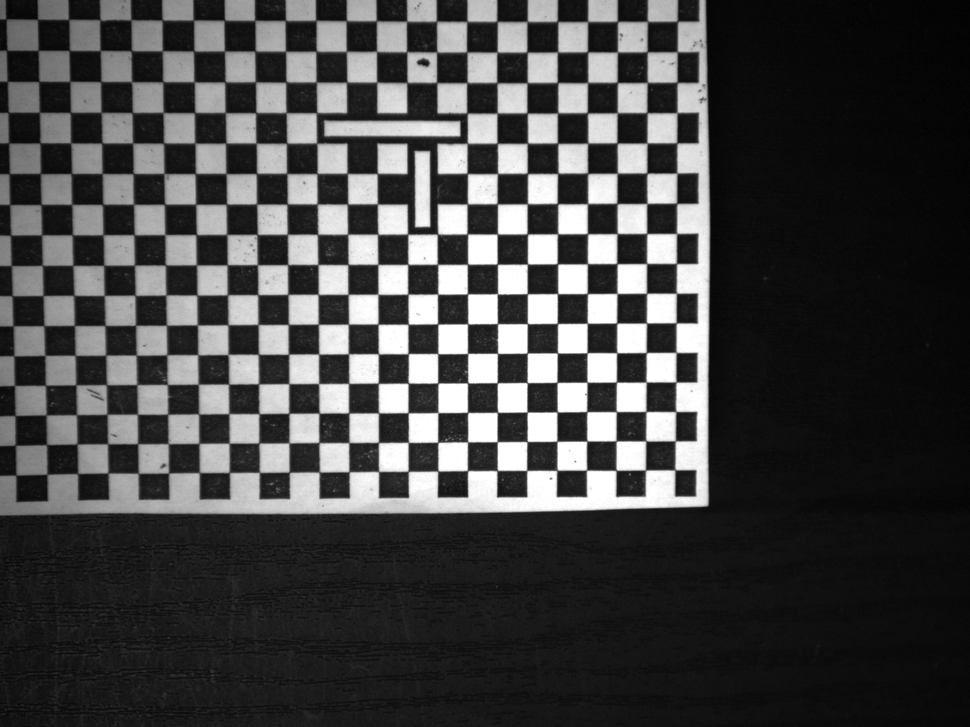
#> input picture data/5 MM Paper Calibration Imgs/CalibGrid5mmPaper00000.BMP, 970 x 727 px, shrunk from 1600 x 1200 before the run
$ python -i calibration.py   (imports and definitions only)
#> lines starting #> are read from the running program, lines starting #| are printed output that depends on the picture; after the words box and inside, x2 and y2 are one past the last pixel; in counts of white or black regions, pixels touching at a corner belong together
#> further down, picture is the input picture: shape (727, 970, 3); min 0, max 255, mean 68.9
"""Camera calibration utilities for accurate measurements and distortion correction."""

import os
import json
import logging
import cv2
import numpy as np
from typing import List, Tuple, Optional, Dict
from dataclasses import dataclass

import streamlit as st

logger = logging.getLogger(__name__)


@dataclass
class CalibrationResult:
    """Camera calibration result container."""

    camera_matrix: np.ndarray
    distortion_coefficients: np.ndarray
    rotation_vectors: List[np.ndarray]
    translation_vectors: List[np.ndarray]
    reprojection_error: float
    image_size: Tuple[int, int]
    pixels_per_mm: Optional[float] = None
    calibration_date: Optional[str] = None


class CameraCalibrator:
    """Camera calibration class for Basler cameras in top-down configuration."""

    def __init__(self):
        self.calibration_images = []
        self.calibration_result = None
        self.chessboard_size = (5, 8)  # Default chessboard pattern
        self.square_size_mm = 25.0  # Default square size in mm
        self.origin_point = None  # Store the origin point
        self.pattern_rows = 5
        self.pattern_cols = 8
        self.square_size = 25.0

    # [11 lines left out: function set_chessboard_pattern, not called in this run]

    def _preprocess_image_for_detection(self, image: np.ndarray) -> List[np.ndarray]:
        """Preprocess image with multiple techniques to improve corner detection."""
        if len(image.shape) == 3:
            gray = cv2.cvtColor(image, cv2.COLOR_BGR2GRAY)
        else:
            gray = image.copy()

        # Create multiple preprocessed versions
        processed_images = []

        # 1. Original grayscale
        processed_images.append(gray)

        # 2. Gaussian blur to reduce noise
        blurred = cv2.GaussianBlur(gray, (5, 5), 0)
        processed_images.append(blurred)

        # 3. Histogram equalization for better contrast
        equalized = cv2.equalizeHist(gray)
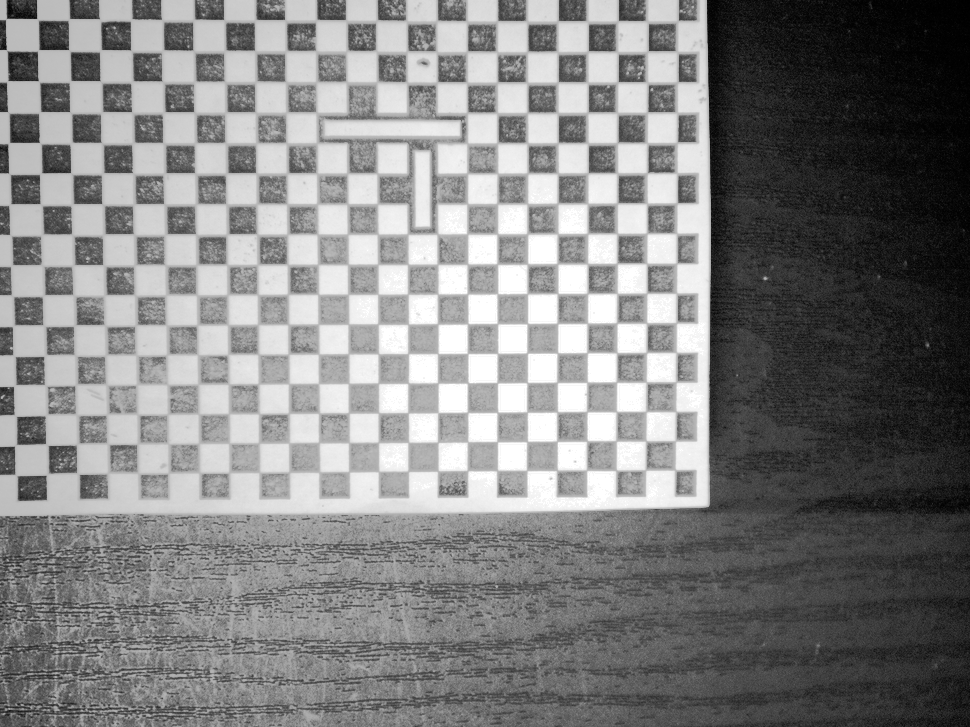
#> equalized: shape (727, 970); min 0, max 255, mean 129.6
        processed_images.append(equalized)

        # 4. CLAHE (Contrast Limited Adaptive Histogram Equalization)
        clahe = cv2.createCLAHE(clipLimit=2.0, tileGridSize=(8, 8))
        clahe_enhanced = clahe.apply(gray)
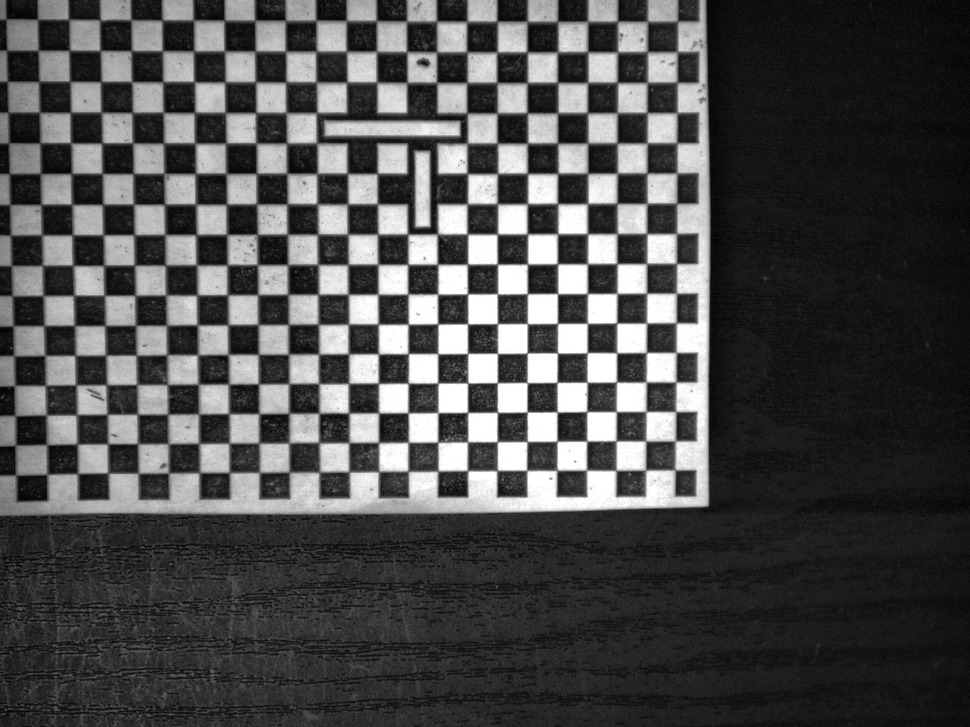
#> clahe_enhanced: shape (727, 970); min 1, max 255, mean 76.9
        processed_images.append(clahe_enhanced)

        # 5. Morphological operations to clean up
        kernel = np.ones((3, 3), np.uint8)
        morph_close = cv2.morphologyEx(gray, cv2.MORPH_CLOSE, kernel)
        processed_images.append(morph_close)

        # 6. Bilateral filter for edge preservation
        bilateral = cv2.bilateralFilter(gray, 9, 75, 75)
        processed_images.append(bilateral)

        return processed_images

    # [276 lines left out: functions add_calibration_image, _validate_corners, calibrate_camera, _calculate_pixels_per_mm, undistort_image, pixel_to_world_coordinates, not called in this run]

    def draw_chessboard_pattern(
        self,
        image: np.ndarray,
        draw_axes: bool = True,
        draw_cube: bool = False,
        draw_camera_frame: bool = False,
    ) -> np.ndarray:
        """
        Draw the detected chessboard pattern with enhanced visualization INCLUDING ORIGIN.
        """
        # Get multiple preprocessed versions of the image
        processed_images = self._preprocess_image_for_detection(image)
#> processed_images = 6 items

        result_image = image.copy()
        corners = None
        detection_info = "No chessboard detected"

        # Try to detect with the same robust method
        flag_combinations = [
            cv2.CALIB_CB_ADAPTIVE_THRESH + cv2.CALIB_CB_NORMALIZE_IMAGE,
            cv2.CALIB_CB_ADAPTIVE_THRESH
            + cv2.CALIB_CB_NORMALIZE_IMAGE
            + cv2.CALIB_CB_FILTER_QUADS,
            cv2.CALIB_CB_ADAPTIVE_THRESH,
            0,
        ]

        for i, proc_img in enumerate(processed_images):
            for j, flags in enumerate(flag_combinations):
                try:
                    ret, temp_corners = cv2.findChessboardCorners(
                        proc_img, self.chessboard_size, flags=flags
                    )

                    if ret:
                        # Refine corners like in OpenCV tutorial
                        criteria = (
                            cv2.TERM_CRITERIA_EPS + cv2.TERM_CRITERIA_MAX_ITER,
                            30,
                            0.001,
                        )
                        corners = cv2.cornerSubPix(
                            proc_img, temp_corners, (11, 11), (-1, -1), criteria
                        )
                        detection_info = f"Detected (Method {i}.{j})"
                        break
                except:
                    continue
            if corners is not None:
                break
#> this loop made 6 passes

        if corners is not None:
            # Draw chessboard corners - matching OpenCV tutorial
            cv2.drawChessboardCorners(result_image, self.chessboard_size, corners, True)

            # CRITICAL: Draw the origin point (first corner) prominently
            origin_point = tuple(corners[0].ravel().astype(int))

            # Draw large yellow circle for origin
            cv2.circle(result_image, origin_point, 12, (0, 255, 255), -1)  # Yellow filled circle
            cv2.circle(result_image, origin_point, 12, (0, 0, 0), 2)        # Black border

            # Draw origin label
            cv2.putText(
                result_image, "ORIGIN",
                (origin_point[0] - 30, origin_point[1] - 20),
                cv2.FONT_HERSHEY_SIMPLEX, 0.7, (0, 255, 255), 2
            )
            cv2.putText(
                result_image, "(0,0)",
                (origin_point[0] - 20, origin_point[1] + 30),
                cv2.FONT_HERSHEY_SIMPLEX, 0.6, (0, 255, 255), 2
            )

            # Draw simple coordinate axes from origin
            axis_length = 80
            # X-axis (Red arrow)
            cv2.arrowedLine(
                result_image, origin_point,
                (origin_point[0] + axis_length, origin_point[1]),
                (0, 0, 255), 3, tipLength=0.1
            )
            # Y-axis (Green arrow)
            cv2.arrowedLine(
                result_image, origin_point,
                (origin_point[0], origin_point[1] + axis_length),
                (0, 255, 0), 3, tipLength=0.1
            )

            # Axis labels
            cv2.putText(
                result_image, "X",
                (origin_point[0] + axis_length + 10, origin_point[1] + 5),
                cv2.FONT_HERSHEY_SIMPLEX, 0.8, (0, 0, 255), 2
            )
            cv2.putText(
                result_image, "Y",
                (origin_point[0] - 10, origin_point[1] + axis_length + 20),
                cv2.FONT_HERSHEY_SIMPLEX, 0.8, (0, 255, 0), 2
            )

            # Show origin coordinates
            detection_info += f" - Origin: {origin_point}"

            # Draw coordinate axes if calibration is available and requested
            if draw_axes and self.calibration_result is not None:
                self._draw_coordinate_axes(result_image, corners, processed_images[0])

            # Draw 3D cube if requested and calibration is available
            if draw_cube and self.calibration_result is not None:
                self._draw_3d_cube(result_image, corners, processed_images[0])

            if draw_camera_frame:
                self._draw_camera_pinhole_frame(
                    result_image, corners, processed_images[0]
                )

            # Validate corners and show quality
            is_valid = self._validate_corners(corners, processed_images[0].shape)
            quality_text = "✓ Good Quality" if is_valid else "⚠ Poor Quality"
            detection_info += f" - {quality_text}"

            # Show if this is the stored origin
            if self.origin_point and tuple(self.origin_point) == origin_point:
                cv2.putText(
                    result_image, "SAVED ORIGIN",
                    (origin_point[0] - 40, origin_point[1] - 40),
                    cv2.FONT_HERSHEY_SIMPLEX, 0.5, (0, 255, 0), 2
                )

        # Add comprehensive info text
        info_texts = [detection_info]

        if self.calibration_result:
            info_texts.extend(
                [
                    f"Calibrated: ✓",
                    f"Error: {self.calibration_result.reprojection_error:.3f}",
                    f"Scale: {self.calibration_result.pixels_per_mm:.2f} px/mm",
                ]
            )

        # Show stored origin info
        if self.origin_point:
            info_texts.append(f"Stored Origin: {self.origin_point}")

        # Draw pattern info
        info_texts.append(
            f"Pattern: {self.chessboard_size[0]}×{self.chessboard_size[1]}"
        )
        info_texts.append(f"Square: {self.square_size_mm}mm")

        for i, text in enumerate(info_texts):
            color = (
                (0, 255, 0)
                if "✓" in text
                else (0, 165, 255) if "⚠" in text else (255, 255, 255)
            )
            cv2.putText(
                result_image,
                text,
                (10, 30 + i * 25),
                cv2.FONT_HERSHEY_SIMPLEX,
                0.6,
                color,
                2,
            )
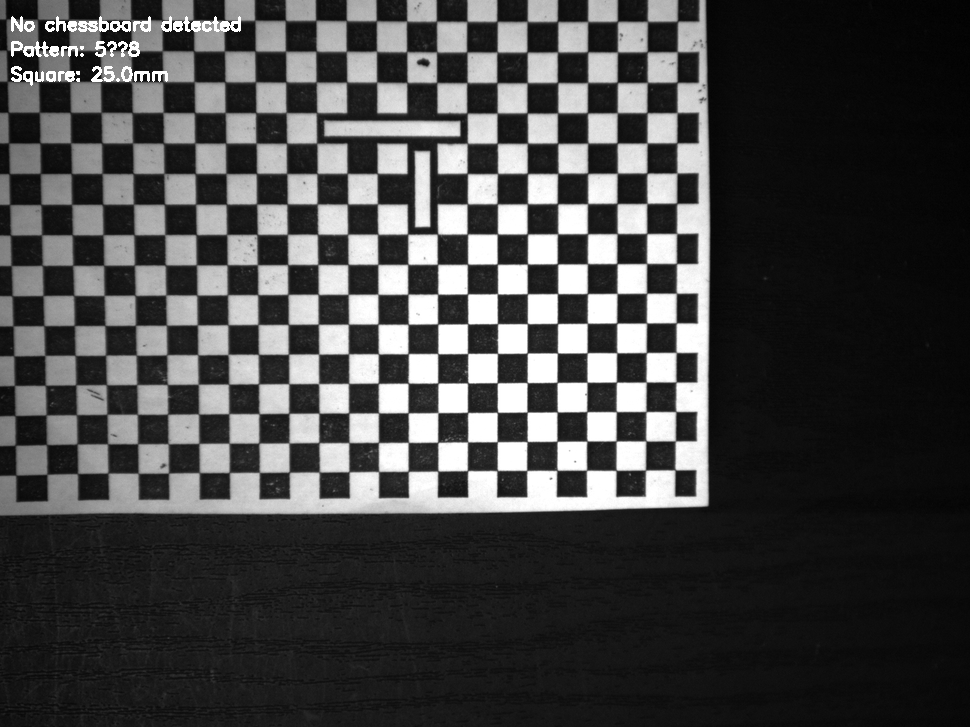
#> result_image: shape (727, 970, 3); 0.51% of pixels changed, all inside (x1, y1, x2, y2) = (11, 16, 241, 86)

        return result_image

    # [537 lines left out: functions visualize_calibration, draw_origin_on_image, save_calibration, load_calibration, save_calibration_with_origin, load_calibration_with_origin and 8 more, not called in this run]

        # ...rest of existing code...

>>> import cv2
>>> picture = cv2.imread('../../data/5 MM Paper Calibration Imgs/CalibGrid5mmPaper00000.BMP')
>>> result = CameraCalibrator().draw_chessboard_pattern(picture)

$ run again, on data/5 MM Paper Calibration Imgs/CalibGrid5mmPaper00002.BMP
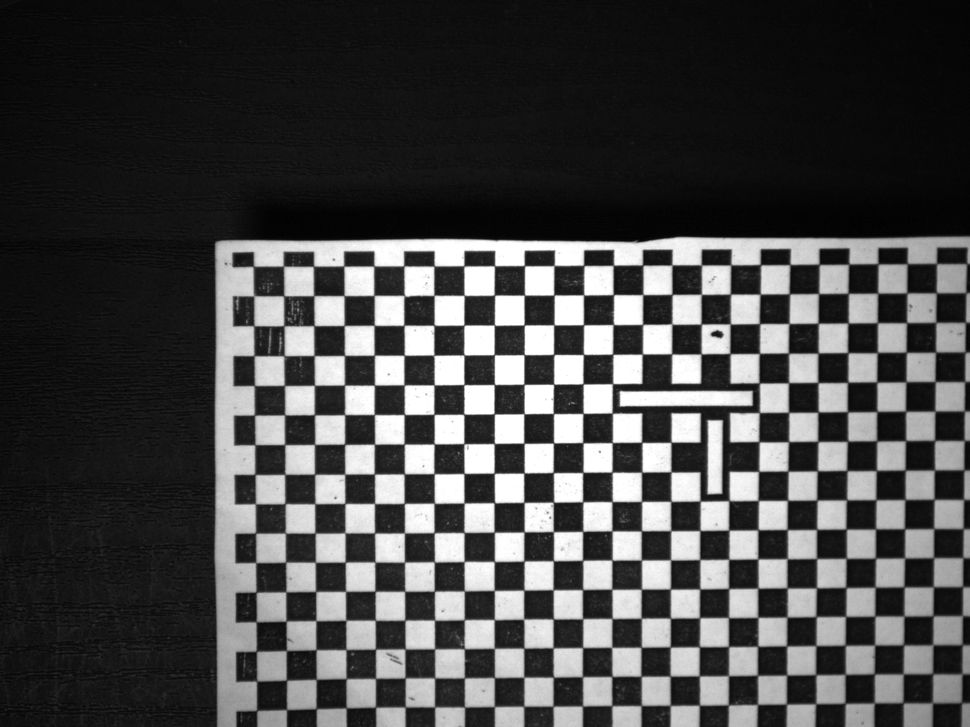
#> input picture data/5 MM Paper Calibration Imgs/CalibGrid5mmPaper00002.BMP, 970 x 727 px, shrunk from 1600 x 1200 before the run
#> picture is the input picture: shape (727, 970, 3); min 0, max 255, mean 72.1
#> in _preprocess_image_for_detection, `equalized = cv2.equalizeHist(gray)`:
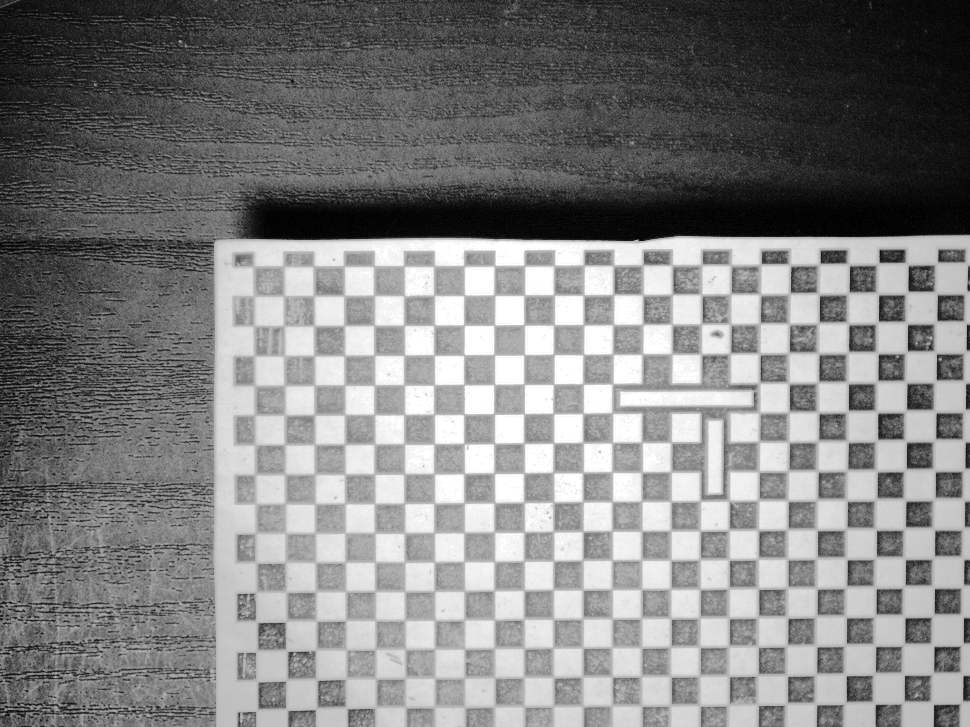
#> equalized: shape (727, 970); min 0, max 255, mean 129.7
#> processed_images = 6 items
#> the loop in draw_chessboard_pattern, `for i, proc_img in enumerate(processed_images):` made 6 passes
#> after the loop in draw_chessboard_pattern, `for i, text in enumerate(info_texts):`:
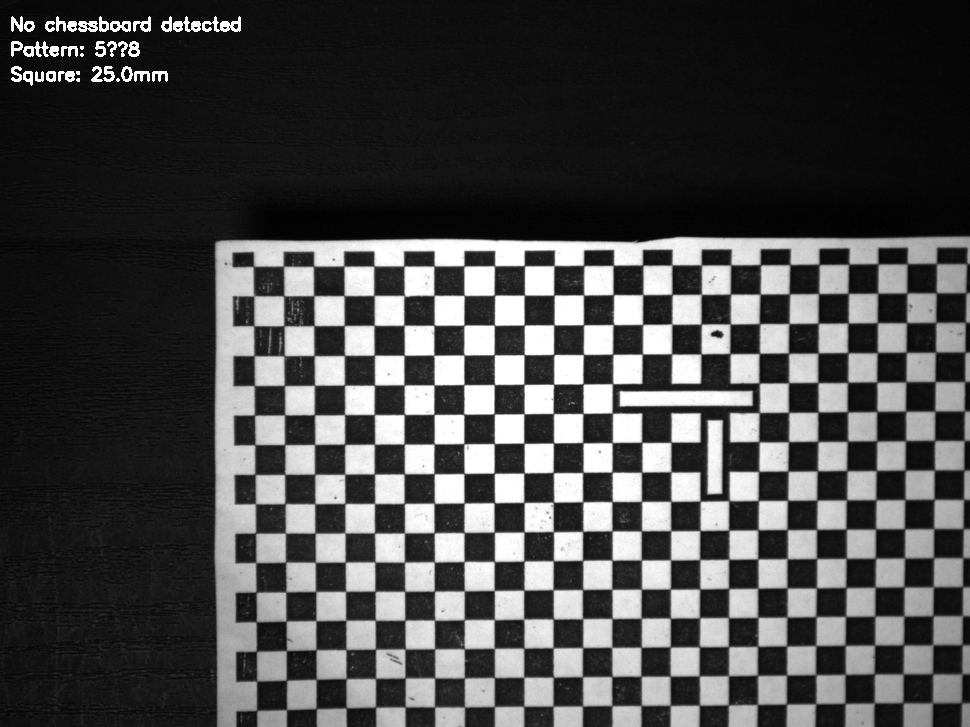
#> result_image: shape (727, 970, 3); 0.51% of pixels changed, all inside (x1, y1, x2, y2) = (11, 16, 241, 86)
